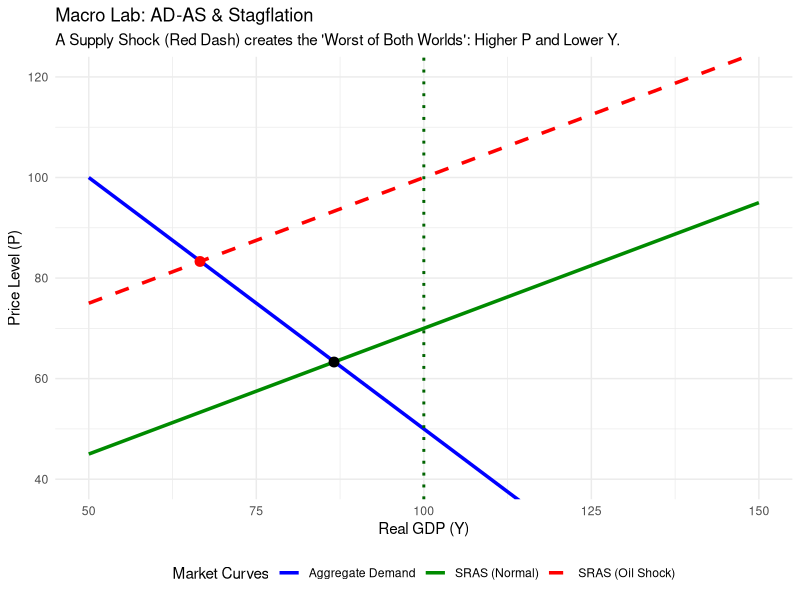

The R source for this figure:


### The R Lab: Simulating a Supply Shock (Stagflation)
# Let’s simulate the "Nightmare Scenario" of the 1970s: An Oil Price Shock that 
#   shifts the SRAS curve inward, causing both higher prices and lower output.

library(tidyverse)

# 1. Setup the GDP (Y) Range
y_range <- seq(50, 150, by = 1)

# 2. Define the Structural Curves
df_adas <- tibble(Y = y_range) %>%
  mutate(
    # AD Curve: P = (Fixed_M / Y) * 10
    ad_base = 150 - 1.0 * Y,
    
    # SRAS Base: P = 20 + 0.5 * Y
    sras_base = 20 + 0.5 * Y,
    
    # SRAS Shock (Costs rise by 30 units)
    sras_shock = 50 + 0.5 * Y
  )

# 3. Equilibrium Points (Math check)
# Base: 150 - Y = 20 + 0.5Y => 130 = 1.5Y => Y = 86.6, P = 63.3
# Shock: 150 - Y = 50 + 0.5Y => 100 = 1.5Y => Y = 66.6, P = 83.3

# 4. Visualise the "Stagflation" (Price on Vertical, GDP on Horizontal)
ggplot(df_adas, aes(x = Y)) +
  # AD Curve
  geom_line(aes(y = ad_base, color = "Aggregate Demand"), linewidth = 1.2) +
  # SRAS Curves
  geom_line(aes(y = sras_base, color = "SRAS (Normal)"), linewidth = 1.2) +
  geom_line(aes(y = sras_shock, color = "SRAS (Oil Shock)"), linewidth = 1.2, linetype = "dashed") +
  # LRAS (Full Employment at Y = 100)
  geom_vline(xintercept = 100, color = "darkgreen", linetype = "dotted", linewidth = 1) +
  
  # Points
  annotate("point", x = 86.6, y = 63.3, size = 3) + # Original
  annotate("point", x = 66.6, y = 83.3, size = 3, color = "red") + # Shocked
  
  # Styling
  scale_color_manual(values = c("Aggregate Demand" = "blue", 
                                "SRAS (Normal)" = "green4", 
                                "SRAS (Oil Shock)" = "red")) +
  coord_cartesian(ylim = c(40, 120)) +
  labs(title = "Macro Lab: AD-AS & Stagflation",
       subtitle = "A Supply Shock (Red Dash) creates the 'Worst of Both Worlds': Higher P and Lower Y.",
       x = "Real GDP (Y)", y = "Price Level (P)", color = "Market Curves") +
  theme_minimal() +
  theme(legend.position = "bottom")
